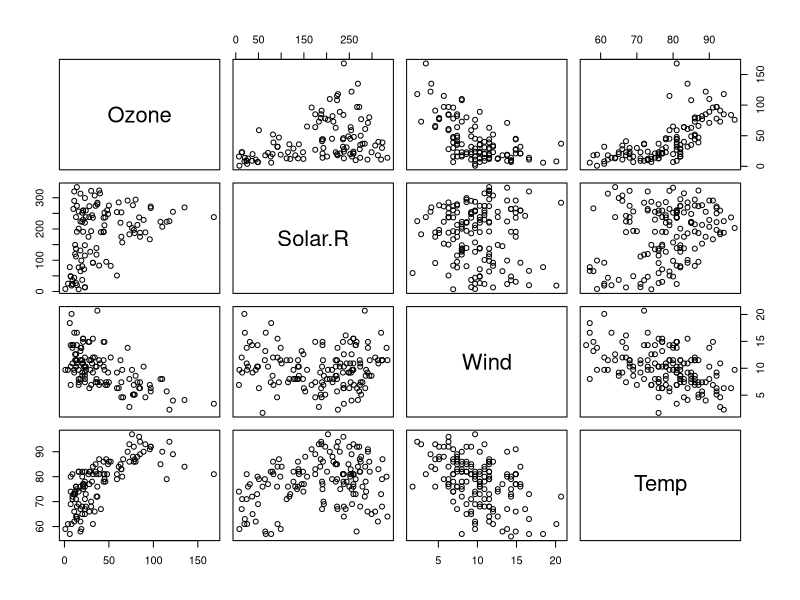
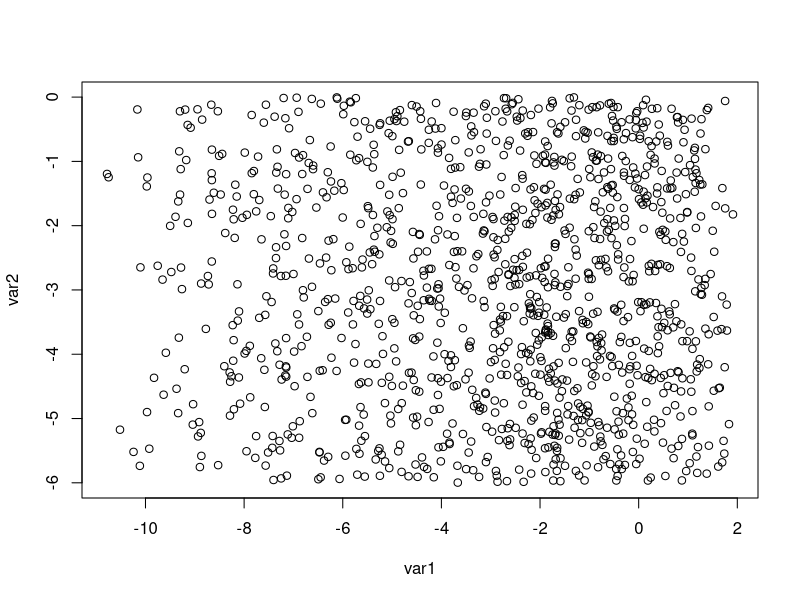
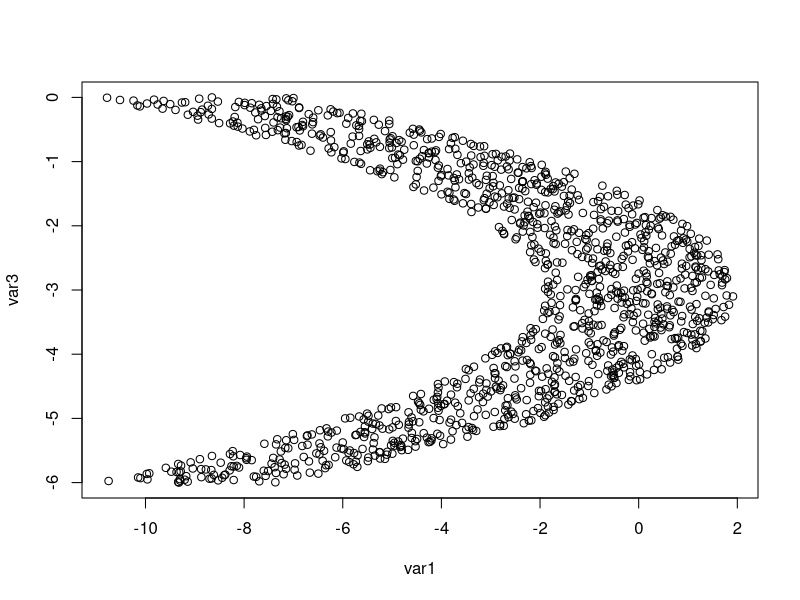
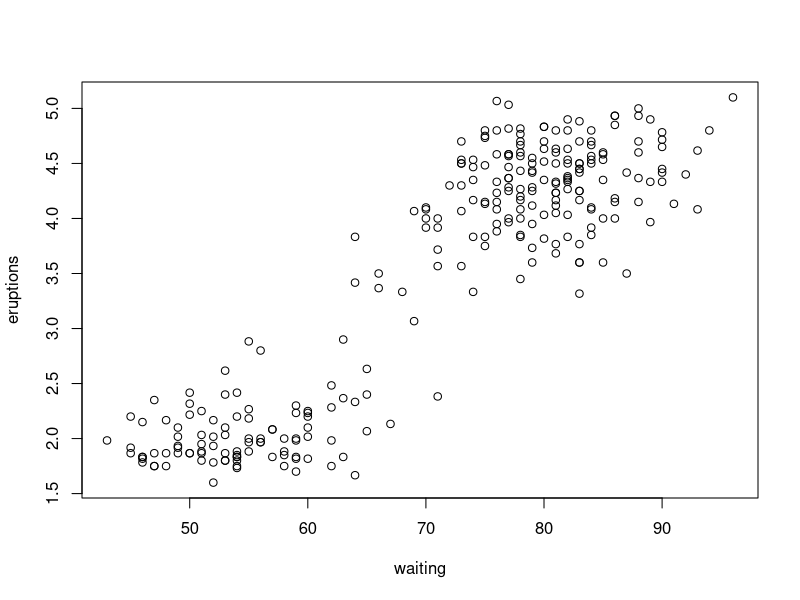
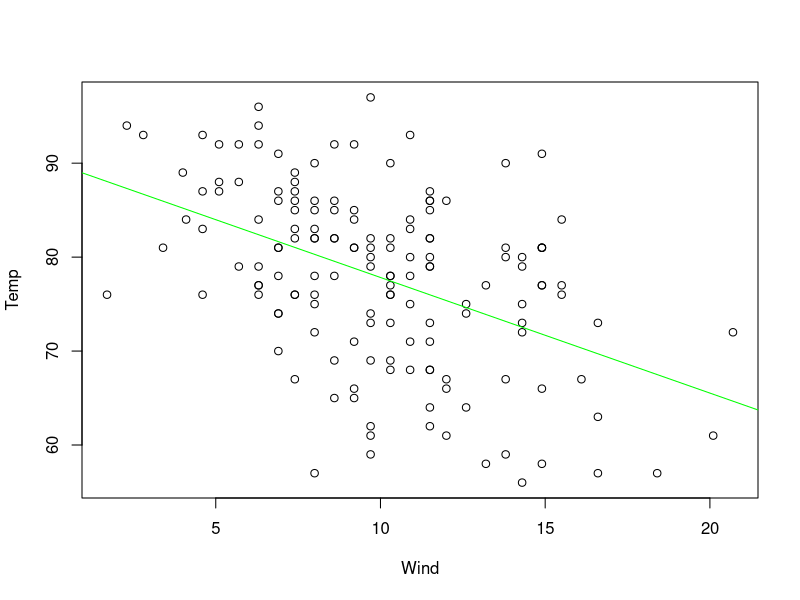
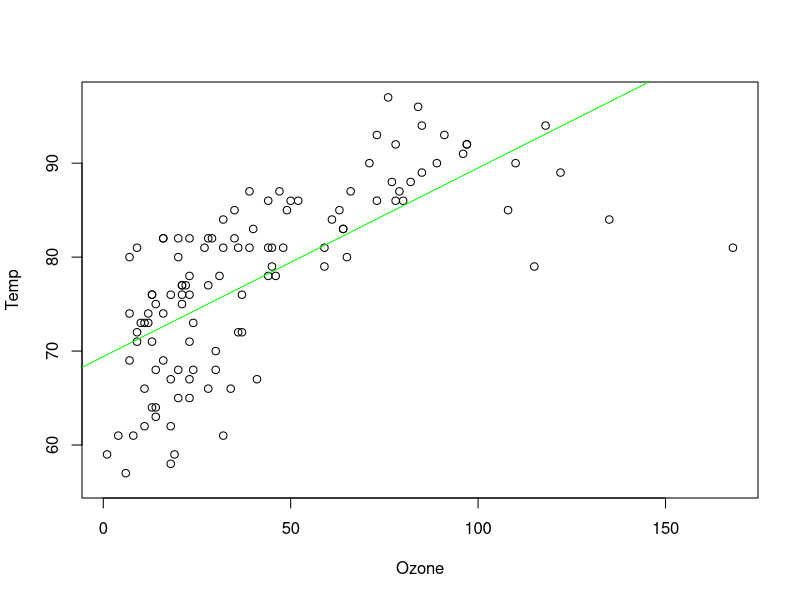
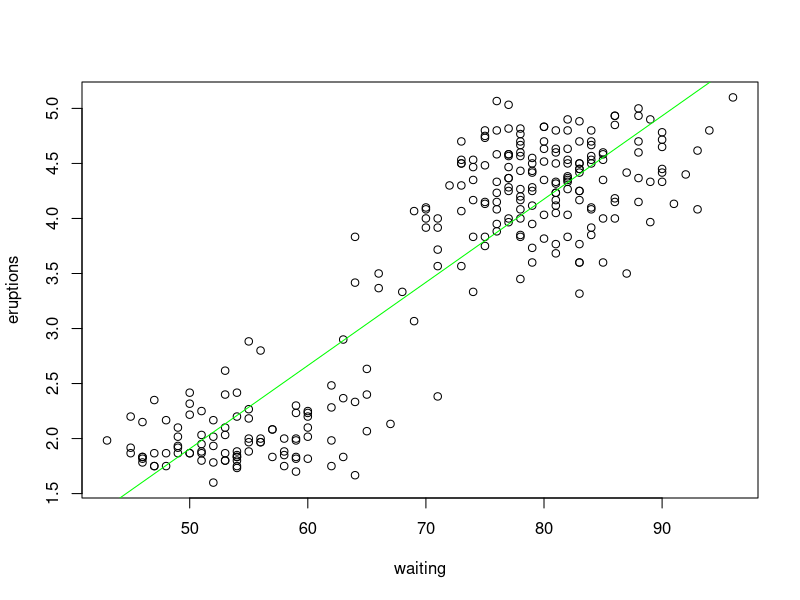
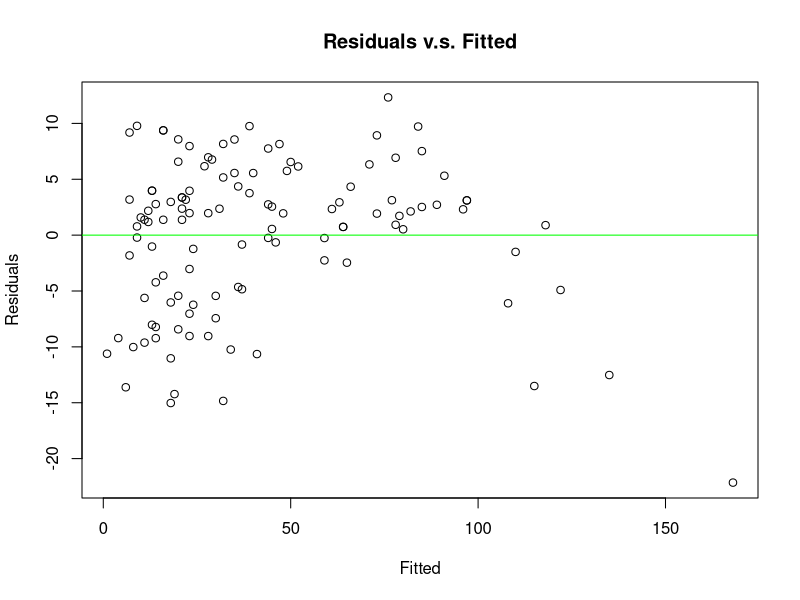

Write R code to recreate these figures, in order.
## ---- chunk 1
knitr::opts_chunk$set(echo = TRUE)
## ---- chunk 2
setwd("~/Desktop/EAS 538 Lab")
## ---- chunk 3
data("airquality")
head(airquality)
?airquality
## ---- chunk 4
# get airqulity of scatter plot
pairs(airquality[, c("Ozone", "Solar.R", "Wind", "Temp")])
## ---- chunk 5
cor(airquality[, c("Ozone", "Solar.R", "Wind", "Temp")], use = "complete.obs")
## ---- chunk 6
set.seed(15165)

f <- function(x) {
 y <- -(x+3)^2 + runif(length(x), min = -2, max = 2)
}

f1 <- function(x) {
  y <- runif(length(x), min = min(x), max = max(x))
}

x <- seq(from = -6, to = 0, by = 0.005)
var1 <- f(x)
var2 <- f1(x)
var3 <- x
cor(var1, var2)
cor(var1, var3)
## ---- chunk 7
plot(var2 ~ var1)
## ---- chunk 8
plot(var3 ~ var1)
## ---- chunk 9
head(faithful)
## ---- chunk 10
# Plot waiting against eruptions
plot(eruptions~waiting, data=faithful)
## ---- chunk 11
# Calculate the correlation coefficient
cor(faithful$eruptions, faithful$waiting)
## ---- chunk 12
# Bulid linear model
mod <- lm(Temp ~ Wind, data = airquality)
summary(mod)
## ---- chunk 13
plot(Temp ~ Wind, data = airquality)
abline(lm(Temp ~ Wind, data = airquality), col = "green")
## ---- chunk 14
# Build linear model
mod <- lm(Temp ~ Ozone, data = airquality)
summary(mod)
## ---- chunk 15
# Plot scatterplot with estimated regression line
plot(Temp ~ Ozone, data = airquality)
abline(lm(Temp ~ Ozone, data = airquality), col="green")
## ---- chunk 16
# Build linear model
mod <- lm(eruptions~waiting, data=faithful)
summary(mod)
## ---- chunk 17
#Plot scatterplot with estimated regression line
plot(eruptions~waiting, data=faithful)
abline(mod, col='green')
## ---- chunk 18
mod <- lm(Temp~Wind, data=airquality)
r2 <- summary(mod)$r.squared
# Calculate SSY
y <- airquality$Temp
meany <- mean(y)
diff <- y-meany
SSY <- sum(diff^2)
# Calculate SSYp
x <- data.frame(Wind=airquality$Wind)
predy <- predict.lm(mod, x)
diff <- predy-meany
SSYp <- sum(diff^2)
# Calculate SSE
diff <- predy-y
SSE <- sum(diff^2)
SSE
## ---- chunk 19
# Verify SSY - SSYp = SSE
SSY-SSYp==SSE
## ---- chunk 20
library(lmtest)
library(car)
library(dplyr)
# delete NAs
dat.airquality <- airquality %>%
  select(Temp, Ozone) %>%
  na.omit()
# Create linear model
mod <- lm(Temp~Ozone, data=dat.airquality)
summary(mod)
## ---- chunk 21
# Check whether the model meets assumptions
plot(residuals(mod)~Ozone, data=dat.airquality,
     main='Residuals v.s. Fitted', xlab='Fitted', ylab='Residuals')
abline(h=0, col='green')
## ---- chunk 22
# Statistical test
bptest(mod)
## ---- chunk 23
# get qqplot
qqPlot(residuals(mod))
## ---- chunk 24
# Shapiro-Wilk test
shapiro.test(residuals(mod))
